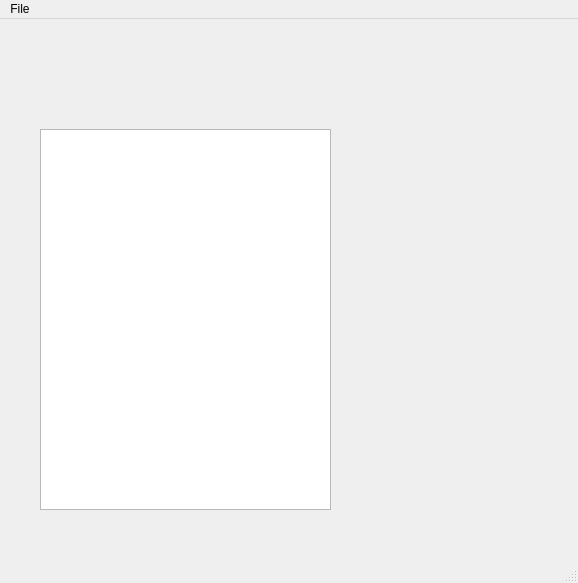
<?xml version="1.0" encoding="UTF-8"?>
<ui version="4.0">
 <class>TreeWidgetDemo</class>
 <widget class="QMainWindow" name="TreeWidgetDemo">
  <property name="geometry">
   <rect>
    <x>0</x>
    <y>0</y>
    <width>578</width>
    <height>583</height>
   </rect>
  </property>
  <property name="windowTitle">
   <string>MainWindow</string>
  </property>
  <widget class="QWidget" name="centralwidget">
   <widget class="QTreeWidget" name="tw_presidents">
    <property name="geometry">
     <rect>
      <x>40</x>
      <y>110</y>
      <width>291</width>
      <height>381</height>
     </rect>
    </property>
    <attribute name="headerVisible">
     <bool>false</bool>
    </attribute>
    <column>
     <property name="text">
      <string notr="true">1</string>
     </property>
    </column>
   </widget>
  </widget>
  <widget class="QMenuBar" name="menubar">
   <property name="geometry">
    <rect>
     <x>0</x>
     <y>0</y>
     <width>578</width>
     <height>22</height>
    </rect>
   </property>
   <widget class="QMenu" name="menuFile">
    <property name="title">
     <string>File</string>
    </property>
    <addaction name="actionQuit"/>
   </widget>
   <addaction name="menuFile"/>
  </widget>
  <widget class="QStatusBar" name="statusbar"/>
  <action name="actionQuit">
   <property name="text">
    <string>Quit</string>
   </property>
  </action>
 </widget>
 <resources/>
 <connections>
  <connection>
   <sender>actionQuit</sender>
   <signal>triggered()</signal>
   <receiver>TreeWidgetDemo</receiver>
   <slot>close()</slot>
   <hints>
    <hint type="sourcelabel">
     <x>-1</x>
     <y>-1</y>
    </hint>
    <hint type="destinationlabel">
     <x>399</x>
     <y>299</y>
    </hint>
   </hints>
  </connection>
 </connections>
</ui>
